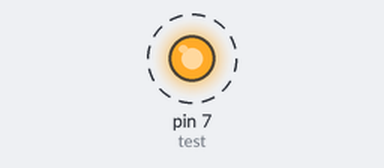
This sketch was run on a simulated Arduino Uno, built with avr-gcc and run on an emulated ATmega328P. On the bench: output pins drawn as LEDs (lit = HIGH). Dashed ring = blinking.

Above: at 0.5 s.
Timing chart, 0 to 4.6 s (numbered marks = the images above):
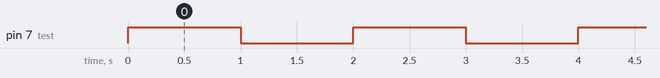

The sketch:

pintest.ino
```cpp
int test=7;

void setup() {
  // put your setup code here, to run once:
  pinMode(test,OUTPUT);
}

void loop() {
  // put your main code here, to run repeatedly:
  digitalWrite(test,HIGH);
  delay(1000);
  digitalWrite(test,LOW);
  delay(1000);
}
```

Measured:
- by itself, pin 7 (test): alternates HIGH for 1.0 s and LOW for 1.0 s
